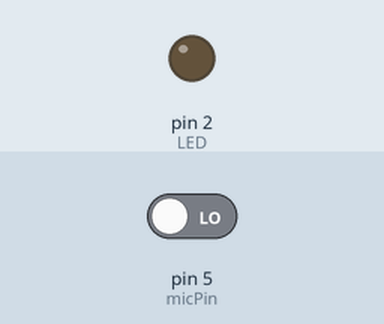
Simulated run of this sketch. Board: Arduino Uno, built with avr-gcc and run on an emulated ATmega328P. Parts: output pins drawn as LEDs (lit = HIGH). The inputs (shaded band) are chosen by the test bench; at power-on: pin 5 (micPin) LOW. What the sketch prints to the serial monitor is not drawn.

Above: at 1.2 s.
1.3 s: pin 5 (micPin) driven HIGH
At 2.0 s:
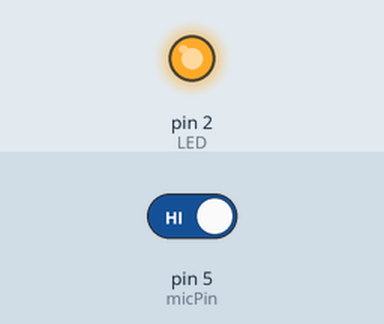
2.8 s: pin 5 (micPin) driven LOW
At 3.1 s:
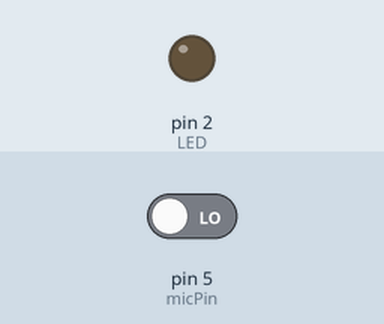
Timing chart, 0 to 5.8 s (numbered marks = the images above; inputs shaded):
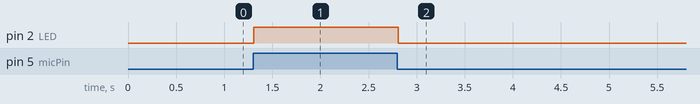

The sketch:

main.ino
```cpp
String InBytes;
int LED = 2;
int micPin=5;
boolean val= 0;

void setup(){
  Serial.begin(9600);
  pinMode(LED, OUTPUT);
  pinMode(micPin, INPUT);
}

void loop(){

  val = digitalRead(micPin);
  Serial.println(val);

  if(val==HIGH){
    digitalWrite(LED, HIGH);
    Serial.println("on");
  }else{
    digitalWrite(LED, LOW);
    Serial.println("off");
  }
  /*
  if(Serial.available() > 0){
    InBytes = Serial.readStringUntil('\n');
    if(InBytes == "on"){
      digitalWrite(LED, HIGH);
      Serial.write("LED ON");
    }else if(InBytes == "off"){
      digitalWrite(LED, LOW);
      Serial.write("LED OFF");
    }else{
      Serial.write("invalid information");
    }
  }
  */
}
```

Measured:
- after the input at 1.3 s, pin 2 (LED): LOW → HIGH at once
- after the input at 2.8 s, pin 2 (LED): HIGH → LOW at once
